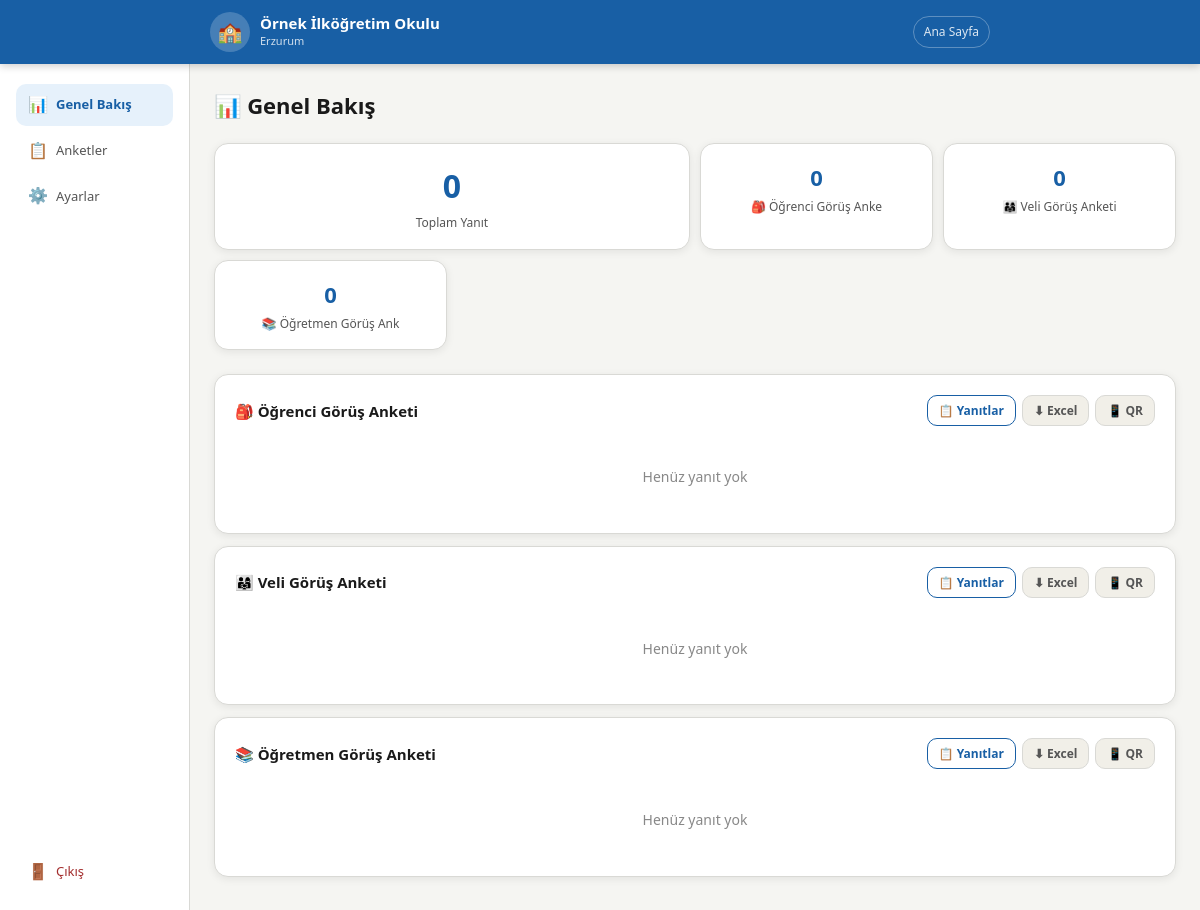
Screenshot of /admin/panel (signed in) with the database file from the repository.
### tables this page shows
CREATE TABLE ayarlar (
            anahtar TEXT PRIMARY KEY, deger TEXT
        );

CREATE TABLE anketler (
            id INTEGER PRIMARY KEY AUTOINCREMENT,
            rol TEXT NOT NULL, baslik TEXT NOT NULL,
            icon TEXT NOT NULL DEFAULT '📝',
            aktif INTEGER DEFAULT 1, sira INTEGER DEFAULT 0,
            baslangic_tarihi TEXT DEFAULT NULL,
            bitis_tarihi TEXT DEFAULT NULL,
            aciklama TEXT DEFAULT '',
            gorunum TEXT DEFAULT 'varsayilan'
        );

### app.py (the view, shortened to what this page needs)
@app.route("/admin/panel")
@giris_gerekli
def admin_panel():
    with db() as c:
        anketler=c.execute("SELECT * FROM anketler ORDER BY sira").fetchall()
        istat=[]
        toplam=0
        for a in anketler:
            sayi=c.execute("SELECT COUNT(*) as n FROM yanitlar WHERE anket_id=?",(a["id"],)).fetchone()["n"]
            toplam+=sayi
            yanitlar=c.execute("SELECT veriler FROM yanitlar WHERE anket_id=?",(a["id"],)).fetchall()
            yy={}
            avg={k:round(sum(vs)/len(vs),1) for k,vs in yy.items()}
            son7=c.execute("""SELECT tarih, COUNT(*) as sayi FROM yanitlar
                WHERE anket_id=? GROUP BY tarih ORDER BY tarih DESC LIMIT 7""",(a["id"],)).fetchall()
            istat.append({"anket":dict(a),"sayi":sayi,"avg":avg,
                          "son7":[dict(r) for r in son7]})
        son=c.execute("""SELECT y.*,a.baslik as ab,a.icon as ai FROM yanitlar y
            JOIN anketler a ON y.anket_id=a.id ORDER BY y.id DESC LIMIT 10""").fetchall()
    ctx=gctx(); ctx.update({"istat":istat,"toplam":toplam,"son":[dict(r) for r in son]})
    return render_template("admin_panel.html",**ctx)

### app.py (called while the page is built)
def db():
    con = sqlite3.connect(DB)
    con.row_factory = sqlite3.Row
    return con

def ayar(k, v=""):
    with db() as c:
        r=c.execute("SELECT deger FROM ayarlar WHERE anahtar=?",(k,)).fetchone()
    return r["deger"] if r else v

def gctx():
    return {"okul_adi":ayar("okul_adi"),"okul_sehir":ayar("okul_sehir"),
            "tema":ayar("tema","mavi"),"amblem":ayar("amblem")}

def giris_gerekli(f):
    @wraps(f)
    def k(*a,**kw):
        if not session.get("admin"): return redirect(url_for("admin_giris"))
        return f(*a,**kw)
    return k

### templates/admin_panel.html (shortened to what this page needs)
{% extends "admin_base.html" %}
{% set aktif_sayfa = "panel" %}
{% block admin_icerik %}
<div class="sayfa-baslik">📊 Genel Bakış</div>
<div class="istat-grid">
  <div class="istat-kutu" style="grid-column:span 2">
    <div class="istat-sayi">{{ toplam }}</div>
    <div class="istat-lbl">Toplam Yanıt</div>
  </div>
  {% for i in istat %}
  <div class="istat-kutu">
    <div class="istat-sayi" style="font-size:22px">{{ i.sayi }}</div>
    <div class="istat-lbl">{{ i.anket.icon }} {{ i.anket.baslik[:18] }}</div>
  </div>
  {% endfor %}
</div>
{% for i in istat %}
<div class="kart" style="margin-bottom:.75rem">
  <div style="display:flex;align-items:center;justify-content:space-between;margin-bottom:1rem;flex-wrap:wrap;gap:8px">
    <strong style="font-size:15px">{{ i.anket.icon }} {{ i.anket.baslik }}</strong>
    <div style="display:flex;gap:6px;flex-wrap:wrap">
      <a href="/admin/sonuclar/{{ i.anket.id }}" class="btn btn-outline btn-kucuk">📋 Yanıtlar</a>
      <a href="/admin/excel/{{ i.anket.id }}" class="btn btn-gri btn-kucuk">⬇ Excel</a>
      <a href="/admin/qr/{{ i.anket.id }}" class="btn btn-gri btn-kucuk">📱 QR</a>
    </div>
  </div>
  {% if i.sayi > 0 %}
  <div style="position:relative;height:180px;margin-bottom:.5rem">
    <canvas id="grafik_{{ i.anket.id }}"></canvas>
  </div>
  {% if i.son7 %}
  <div style="font-size:12px;color:var(--metin-ik);margin-top:.5rem">
    Son günler:
    {% for g in i.son7 %}
    <span class="badge badge-gri">{{ g.tarih }}: {{ g.sayi }} yanıt</span>
    {% endfor %}
  </div>
  {% endif %}
  <script>
  (function() {
    var avg = {{ i.avg | tojson }};
    var labels = Object.keys(avg).map(function(k){ return k.replace('s_',''); });
    var values = Object.values(avg);
    if (labels.length === 0) return;
    var ctx = document.getElementById('grafik_{{ i.anket.id }}').getContext('2d');
    new Chart(ctx, {
      type: 'bar',
      data: {
        labels: labels,
        datasets: [{
          label: 'Ortalama Puan',
          data: values,
          backgroundColor: 'rgba(24,95,165,0.7)',
          borderColor: 'rgba(24,95,165,1)',
          borderWidth: 1,
          borderRadius: 6
        }]
      },
      options: {
        responsive: true, maintainAspectRatio: false,
        scales: {
          y: { min: 0, max: 5, ticks: { stepSize: 1 } }
        },
        plugins: { legend: { display: false } }
      }
    });
  })();
  </script>
  {% else %}
  <div style="text-align:center;padding:1.5rem;color:var(--metin-uc);font-size:14px">
    Henüz yanıt yok
  </div>
  {% endif %}
</div>
{% endfor %}
{% endblock %}

### templates/base.html (shortened to what this page needs)
<!DOCTYPE html>
<html lang="tr" data-tema="{{ tema }}">
<head>
<link rel="stylesheet" href="/static/css/style.css">
</head>
<body>
<header class="site-header">
  <div class="header-ic">
    <a href="/" class="logo-bolum">
      {% if amblem %}
        <img src="{{ amblem }}" class="amblem-img" alt="Amblem">
      {% else %}
        <div class="amblem-placeholder">🏫</div>
      {% endif %}
      <div>
        <div class="okul-adi-header">{{ okul_adi }}</div>
        {% if okul_sehir %}<div class="okul-sehir-header">{{ okul_sehir }}</div>{% endif %}
      </div>
    </a>
    <nav class="header-nav">
      <a href="/" class="header-link">Ana Sayfa</a>
    </nav>
  </div>
</header>
<main>{% block icerik %}{% endblock %}</main>
</body>
</html>

### static/css/style.css (style rules this page uses)
*,*::before,*::after { box-sizing:border-box;margin:0;padding:0 }
html { font-size:16px;-webkit-text-size-adjust:100% }
body { font-family:'Segoe UI',system-ui,-apple-system,sans-serif;background:var(--arka);color:var(--metin);min-height:100vh;line-height:1.6 }
:root,[data-tema="mavi"] { --ana:#185FA5;--ana-koy:#0d4278;--ana-ac:#E6F1FB;--ana-orta:#B5D4F4; --yesil:#3B6D11;--yesil-ac:#EAF3DE; --turuncu:#854F0B;--turuncu-ac:#FAEEDA; --kirmizi:#A32D2D;--kirmizi-ac:#FCEBEB; --gri:#888780;--gri-ac:#F1EFE8; --metin:#1a1a1a;--metin-ik:#555;--metin-uc:#888; --kenar:#d9d9d5;--kenar-koy:#b0b0aa; --arka:#f5f5f2;--yuzey:#ffffff; --golge:0 2px 8px rgba(0,0,0,.08); --golge-buyuk:0 4px 20px rgba(0,0,0,.12); --r:10px;--r-lg:14px;--r-xl:20px; }
.site-header { background:var(--ana);color:#fff;padding:.75rem 1rem;position:sticky;top:0;z-index:100;box-shadow:0 2px 8px rgba(0,0,0,.2) }
.header-ic { max-width:780px;margin:0 auto;display:flex;align-items:center;justify-content:space-between;gap:10px }
.logo-bolum { display:flex;align-items:center;gap:10px;text-decoration:none;color:#fff;min-width:0 }
.amblem-placeholder { width:40px;height:40px;border-radius:50%;background:rgba(255,255,255,.2);display:flex;align-items:center;justify-content:center;font-size:20px;flex-shrink:0 }
.okul-adi-header { font-size:15px;font-weight:700;line-height:1.2;white-space:nowrap;overflow:hidden;text-overflow:ellipsis }
.okul-sehir-header { font-size:11px;opacity:.8 }
.header-nav { display:flex;gap:6px;flex-shrink:0 }
.header-link { color:rgba(255,255,255,.85);font-size:12px;text-decoration:none;padding:5px 10px;border:1px solid rgba(255,255,255,.3);border-radius:20px;transition:all .15s;white-space:nowrap }
.btn { display:inline-flex;align-items:center;gap:6px;padding:9px 18px;border-radius:var(--r);border:none;font-size:14px;font-weight:600;cursor:pointer;text-decoration:none;transition:all .15s;white-space:nowrap }
.btn-outline { background:transparent;color:var(--ana);border:1.5px solid var(--ana) }
.btn-gri { background:var(--gri-ac);color:var(--metin-ik);border:1px solid var(--kenar) }
.btn-kucuk { padding:5px 11px;font-size:12px }
.kart { background:var(--yuzey);border:1px solid var(--kenar);border-radius:var(--r-lg);padding:1.25rem;box-shadow:var(--golge) }
.kart+.kart { margin-top:.75rem }
.istat-grid { display:grid;grid-template-columns:repeat(2,1fr);gap:10px;margin-bottom:1.5rem }
@media (min-width:500px) { .istat-grid { grid-template-columns:repeat(4,1fr) } }
.istat-kutu { background:var(--yuzey);border:1px solid var(--kenar);border-radius:var(--r-lg);padding:1rem;text-align:center;box-shadow:var(--golge) }
.istat-sayi { font-size:clamp(24px,6vw,32px);font-weight:800;color:var(--ana) }
.istat-lbl { font-size:12px;color:var(--metin-ik);margin-top:2px }
.sayfa-baslik { font-size:clamp(18px,4vw,22px);font-weight:800;margin-bottom:1.25rem;display:flex;align-items:center;gap:8px;flex-wrap:wrap }

### templates/base.html (style rules this page uses)
html, body { overflow-x: hidden; }

### rows the page displays
ayarlar: deger "Örnek İlköğretim Okulu"
ayarlar: deger "Erzurum"
anketler: anket.icon "🎒", anket "Öğrenci Görüş Anke", anket.icon "🎒", anket.baslik "Öğrenci Görüş Anketi"
anketler: anket.icon "👨‍👩‍👧", anket "Veli Görüş Anketi", anket.icon "👨‍👩‍👧", anket.baslik "Veli Görüş Anketi"
anketler: anket.icon "📚", anket "Öğretmen Görüş Ank", anket.icon "📚", anket.baslik "Öğretmen Görüş Anketi"

### other values shown
{{ toplam }} "0"
{{ i.sayi }} "0" "0" "0"
